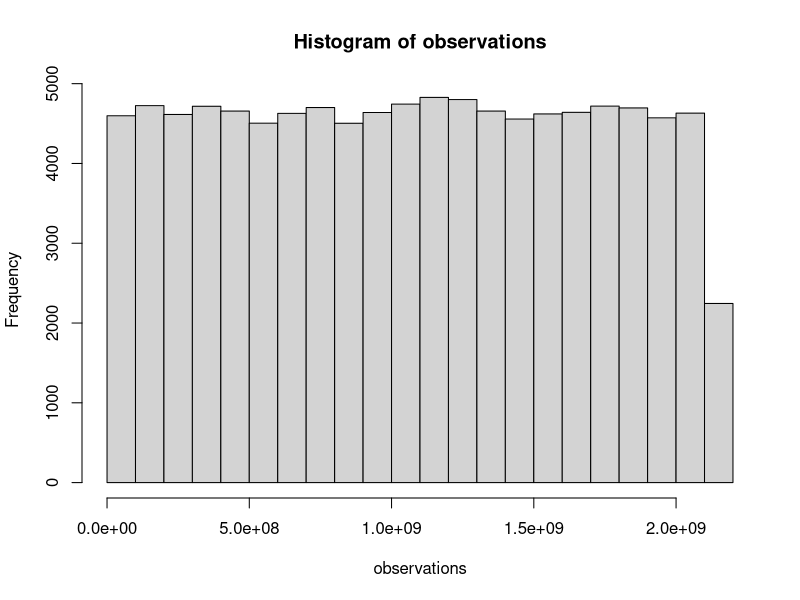

R code for this plot:
# Return random number using Multiplicative generator, with avoiding overflows
# using the following formula:
#   random = ax mod m = g(x) + m * h(x)
# Where:
#   g(x) = a * (x mod q) - r * (x div q)
#   h(x) = (x div q) - ((a * x) div m)
# And:
#   q = m div a
#   r = m mod a
#
LCG <- function(a, m, x) {
  q = m %/% a # Integer division
  r = m %% a

  if(r > q) {
    "r is larger than q"
    return(NULL)
  }

  x_div_q = x %/% q
  x_mod_q = x %% q

  gx = (a * x_mod_q) - (r * x_div_q)

  # If gx is negative then hx equal to 1 otherwise 0
  if(gx < 0)
    x_new = gx + m
  else
    x_new = gx

  return(x_new)
}

# TODO(Mohsen) Write function desc
# 
# u: is uniform random variable from 0 to 1
#
exponentialRandomDeviate <- function(lamda, u) {
  return(-1 / lamda * log(u))
}

# Start
# Q1
x = 1
a = 7^5
m = 2^31 - 1
observations = c()
for (i in 1:100000) {
  x = LCG(a, m, x)
  observations = append(observations, x)
}
paste("X100000 = ", x)
hist(observations)

observations = observations / m

"Chi-square Test"
expectedValue = sum(observations) / length(observations)
paste("expectedValue = ", expectedValue)

chiVal = sum((observations - expectedValue)^2 / expectedValue)
paste("chi-val = ", chiVal)

chiThre = qchisq(1 - 0.05, length(observations) - 1, lower.tail=FALSE)
paste("ChiThre of 0.95 = ", chiThre)

if(chiVal < chiThre) "We will Accept the null hypothis that LCG generated values are following Uniform dist." else "We will Reject the null hypothis"

# Q2

# sortedObservations = sort(observations/m)
# z = exponentialRandomDeviate(1, sortedObservations)
# # hist(z)
# x = c (0: (length(z) - 1))
# plot(z, sortedObservations)
# Q3